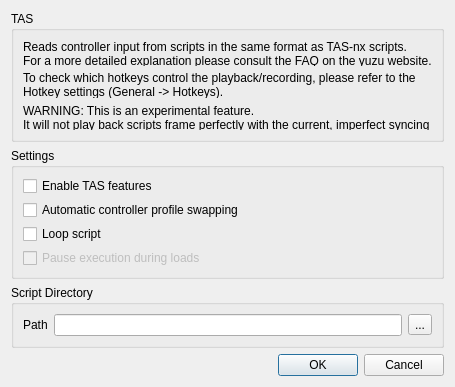
<?xml version="1.0" encoding="UTF-8"?>
<ui version="4.0">
 <class>ConfigureTas</class>
 <widget class="QDialog" name="ConfigureTas">
  <property name="geometry">
   <rect>
    <x>0</x>
    <y>0</y>
    <width>337</width>
    <height>361</height>
   </rect>
  </property>
  <property name="sizePolicy">
   <sizepolicy hsizetype="Preferred" vsizetype="Preferred">
    <horstretch>0</horstretch>
    <verstretch>0</verstretch>
   </sizepolicy>
  </property>
  <layout class="QVBoxLayout" name="verticalLayout_1">
   <item>
    <layout class="QHBoxLayout" name="horizontalLayout_1">
     <item>
      <widget class="QGroupBox" name="groupBox_1">
       <property name="title">
        <string>TAS</string>
       </property>
       <layout class="QGridLayout" name="gridLayout_1">
        <item row="0" column="0" colspan="4">
         <widget class="QLabel" name="label_1">
          <property name="text">
           <string>Reads controller input from scripts in the same format as TAS-nx scripts.&lt;br/&gt;For a more detailed explanation please consult the FAQ on the yuzu website.</string>
          </property>
         </widget>
        </item>
        <item row="1" column="0" colspan="4">
         <widget class="QLabel" name="label_2">
          <property name="text">
           <string>To check which hotkeys control the playback/recording, please refer to the Hotkey settings (General -&gt; Hotkeys).</string>
          </property>
          <property name="wordWrap">
           <bool>true</bool>
          </property>
         </widget>
        </item>
        <item row="2" column="0" colspan="4">
         <widget class="QLabel" name="label_3">
          <property name="text">
           <string>WARNING: This is an experimental feature.&lt;br/&gt;It will not play back scripts frame perfectly with the current, imperfect syncing method.</string>
          </property>
          <property name="wordWrap">
           <bool>true</bool>
          </property>
         </widget>
        </item>
       </layout>
      </widget>
     </item>
    </layout>
   </item>
   <item>
    <layout class="QHBoxLayout" name="horizontalLayout_2">
     <item>
      <widget class="QGroupBox" name="groupBox_2">
       <property name="title">
        <string>Settings</string>
       </property>
       <layout class="QGridLayout" name="gridLayout_2">
        <item row="0" column="0" colspan="4">
         <widget class="QCheckBox" name="tas_enable">
          <property name="text">
           <string>Enable TAS features</string>
          </property>
         </widget>
        </item>
        <item row="1" column="0" colspan="4">
         <widget class="QCheckBox" name="tas_control_swap">
          <property name="text">
           <string>Automatic controller profile swapping</string>
          </property>
         </widget>
        </item>
        <item row="2" column="0" colspan="4">
         <widget class="QCheckBox" name="tas_loop_script">
          <property name="text">
           <string>Loop script</string>
          </property>
         </widget>
        </item>
        <item row="3" column="0" colspan="4">
         <widget class="QCheckBox" name="tas_pause_on_load">
          <property name="enabled">
           <bool>false</bool>
          </property>
          <property name="text">
           <string>Pause execution during loads</string>
          </property>
         </widget>
        </item>
       </layout>
      </widget>
     </item>
    </layout>
   </item>
   <item>
    <layout class="QHBoxLayout" name="horizontalLayout_3">
     <item>
      <widget class="QGroupBox" name="groupBox_3">
       <property name="title">
        <string>Script Directory</string>
       </property>
       <layout class="QGridLayout" name="gridLayout_3">
        <item row="0" column="0">
         <widget class="QLabel" name="label_4">
          <property name="text">
           <string>Path</string>
          </property>
         </widget>
        </item>
        <item row="0" column="3">
         <widget class="QToolButton" name="tas_path_button">
          <property name="text">
           <string>...</string>
          </property>
         </widget>
        </item>
        <item row="0" column="2">
         <widget class="QLineEdit" name="tas_path_edit"/>
        </item>
       </layout>
      </widget>
     </item>
    </layout>
   </item>
   <item>
    <spacer name="verticalSpacer">
     <property name="orientation">
      <enum>Qt::Vertical</enum>
     </property>
     <property name="sizeHint" stdset="0">
      <size>
       <width>20</width>
       <height>40</height>
      </size>
     </property>
    </spacer>
   </item>
   <item>
    <widget class="QDialogButtonBox" name="buttonBox">
     <property name="sizePolicy">
      <sizepolicy hsizetype="Preferred" vsizetype="Preferred">
       <horstretch>0</horstretch>
       <verstretch>0</verstretch>
      </sizepolicy>
     </property>
     <property name="orientation">
      <enum>Qt::Horizontal</enum>
     </property>
     <property name="standardButtons">
      <set>QDialogButtonBox::Cancel|QDialogButtonBox::Ok</set>
     </property>
    </widget>
   </item>
  </layout>
 </widget>
 <resources/>
 <connections>
  <connection>
   <sender>buttonBox</sender>
   <signal>accepted()</signal>
   <receiver>ConfigureTas</receiver>
   <slot>accept()</slot>
   <hints>
    <hint type="sourcelabel">
     <x>20</x>
     <y>20</y>
    </hint>
    <hint type="destinationlabel">
     <x>20</x>
     <y>20</y>
    </hint>
   </hints>
  </connection>
  <connection>
   <sender>buttonBox</sender>
   <signal>rejected()</signal>
   <receiver>ConfigureTas</receiver>
   <slot>reject()</slot>
   <hints>
    <hint type="sourcelabel">
     <x>20</x>
     <y>20</y>
    </hint>
    <hint type="destinationlabel">
     <x>20</x>
     <y>20</y>
    </hint>
   </hints>
  </connection>
 </connections>
</ui>
